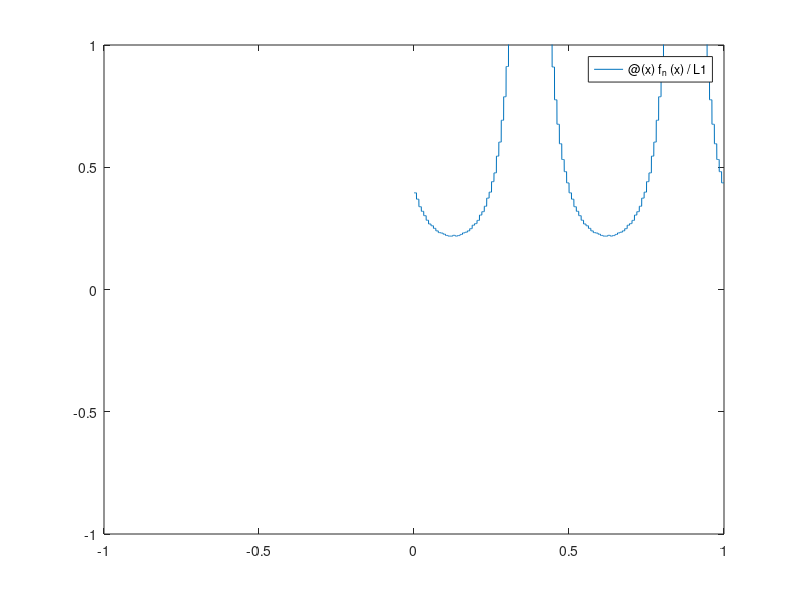

Source code (MATLAB):
F = @(x) sin(4*pi*x)+1.1;
n = 128; x = 1/(2*n^2):1/(n^2):1-1/(2*n^2);
[t,y] = ode23(@(t,x) F(x),[0 2/n],x');
I = ceil(max(n*mod(y(end,:),1),1));
J = reshape(ones(n,1)*(1:n),1,n*n);
P = sparse(I,J,1/n,n,n);
[v,d] = eig(full(P));
f_n = @(x) abs(v(ceil(max(x*n,1)),1));
L1 = quadl(f_n,0,1); fplot(@(x)f_n(x)/L1,[0,1])
axis([-1 1 -1 1])